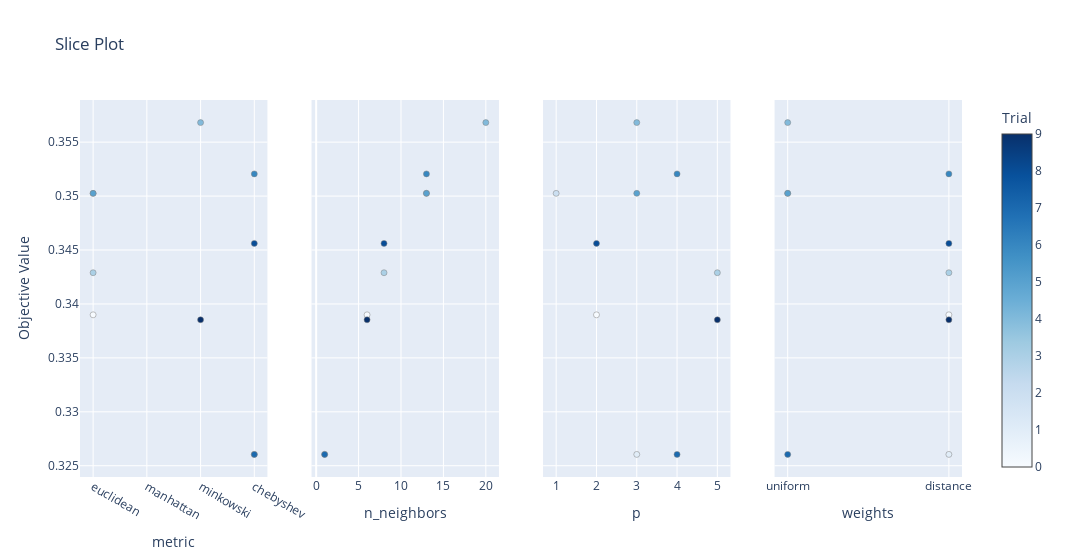

The notebook cell saved with this chart:
### Code cell
# Show the slice plot to see the effect of parameters on objective value
vis.plot_slice(study).show()

### Figure 1 — Plotly figure (JSON) as saved in the notebook; plotly's stock layout.template omitted (floating-point values rounded to 4 significant figures)
{"data": [{"marker": {"color": [0, 1, 2, 3, 4, 5, 6, 7, 8, 9], "colorbar": {"title": {"text": "Trial"}, "x": 1, "xpad": 40}, "colorscale": [[0, "rgb(247,251,255)"], [0.125, "rgb(222,235,247)"], [0.25, "rgb(198,219,239)"], [0.375, "rgb(158,202,225)"], [0.5, "rgb(107,174,214)"], [0.625, "rgb(66,146,198)"], [0.75, "rgb(33,113,181)"], [0.875, "rgb(8,81,156)"], [1, "rgb(8,48,107)"]], "line": {"color": "Grey", "width": 0.5}, "showscale": true}, "mode": "markers", "name": "Feasible Trial", "showlegend": false, "type": "scatter", "x": ["euclidean", "chebyshev", "euclidean", "euclidean", "minkowski", "euclidean", "chebyshev", "chebyshev", "chebyshev", "minkowski"], "xaxis": "x", "y": [0.339, 0.3261, 0.3503, 0.3429, 0.3568, 0.3503, 0.3521, 0.3261, 0.3456, 0.3385], "yaxis": "y"}, {"marker": {"color": [0, 1, 2, 3, 4, 5, 6, 7, 8, 9], "colorbar": {"title": {"text": "Trial"}, "x": 1, "xpad": 40}, "colorscale": [[0, "rgb(247,251,255)"], [0.125, "rgb(222,235,247)"], [0.25, "rgb(198,219,239)"], [0.375, "rgb(158,202,225)"], [0.5, "rgb(107,174,214)"], [0.625, "rgb(66,146,198)"], [0.75, "rgb(33,113,181)"], [0.875, "rgb(8,81,156)"], [1, "rgb(8,48,107)"]], "line": {"color": "Grey", "width": 0.5}, "showscale": false}, "mode": "markers", "name": "Feasible Trial", "showlegend": false, "type": "scatter", "x": [6, 1, 13, 8, 20, 13, 13, 1, 8, 6], "xaxis": "x2", "y": [0.339, 0.3261, 0.3503, 0.3429, 0.3568, 0.3503, 0.3521, 0.3261, 0.3456, 0.3385], "yaxis": "y2"}, {"marker": {"color": [0, 1, 2, 3, 4, 5, 6, 7, 8, 9], "colorbar": {"title": {"text": "Trial"}, "x": 1, "xpad": 40}, "colorscale": [[0, "rgb(247,251,255)"], [0.125, "rgb(222,235,247)"], [0.25, "rgb(198,219,239)"], [0.375, "rgb(158,202,225)"], [0.5, "rgb(107,174,214)"], [0.625, "rgb(66,146,198)"], [0.75, "rgb(33,113,181)"], [0.875, "rgb(8,81,156)"], [1, "rgb(8,48,107)"]], "line": {"color": "Grey", "width": 0.5}, "showscale": false}, "mode": "markers", "name": "Feasible Trial", "showlegend": false, "type": "scatter", "x": [2, 3, 1, 5, 3, 3, 4, 4, 2, 5], "xaxis": "x3", "y": [0.339, 0.3261, 0.3503, 0.3429, 0.3568, 0.3503, 0.3521, 0.3261, 0.3456, 0.3385], "yaxis": "y3"}, {"marker": {"color": [0, 1, 2, 3, 4, 5, 6, 7, 8, 9], "colorbar": {"title": {"text": "Trial"}, "x": 1, "xpad": 40}, "colorscale": [[0, "rgb(247,251,255)"], [0.125, "rgb(222,235,247)"], [0.25, "rgb(198,219,239)"], [0.375, "rgb(158,202,225)"], [0.5, "rgb(107,174,214)"], [0.625, "rgb(66,146,198)"], [0.75, "rgb(33,113,181)"], [0.875, "rgb(8,81,156)"], [1, "rgb(8,48,107)"]], "line": {"color": "Grey", "width": 0.5}, "showscale": false}, "mode": "markers", "name": "Feasible Trial", "showlegend": false, "type": "scatter", "x": ["distance", "distance", "uniform", "distance", "uniform", "uniform", "distance", "uniform", "distance", "distance"], "xaxis": "x4", "y": [0.339, 0.3261, 0.3503, 0.3429, 0.3568, 0.3503, 0.3521, 0.3261, 0.3456, 0.3385], "yaxis": "y4"}], "layout": {"title": {"text": "Slice Plot"}, "width": 1200, "xaxis": {"anchor": "y", "categoryarray": ["euclidean", "manhattan", "minkowski", "chebyshev"], "categoryorder": "array", "domain": [0, 0.2125], "title": {"text": "metric"}, "type": "category"}, "xaxis2": {"anchor": "y2", "domain": [0.2625, 0.475], "title": {"text": "n_neighbors"}}, "xaxis3": {"anchor": "y3", "domain": [0.525, 0.7375], "title": {"text": "p"}}, "xaxis4": {"anchor": "y4", "categoryarray": ["uniform", "distance"], "categoryorder": "array", "domain": [0.7875, 1], "title": {"text": "weights"}, "type": "category"}, "yaxis": {"anchor": "x", "domain": [0, 1], "title": {"text": "Objective Value"}}, "yaxis2": {"anchor": "x2", "domain": [0, 1], "matches": "y", "showticklabels": false}, "yaxis3": {"anchor": "x3", "domain": [0, 1], "matches": "y", "showticklabels": false}, "yaxis4": {"anchor": "x4", "domain": [0, 1], "matches": "y", "showticklabels": false}}}
